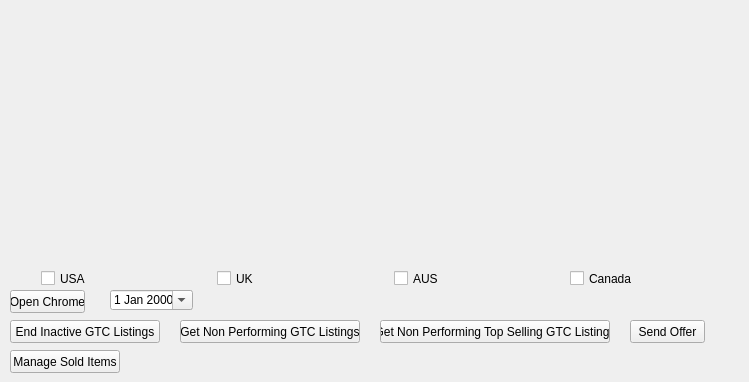
    <widget class="QWidget" name="healthTab">
     <attribute name="title">
      <string>Health BOT</string>
     </attribute>
     <widget class="QWidget" name="healthImage" native="true">
      <property name="geometry">
       <rect>
        <x>9</x>
        <y>0</y>
        <width>701</width>
        <height>251</height>
       </rect>
      </property>
     </widget>
     <widget class="QPushButton" name="openChromeHealth">
      <property name="enabled">
       <bool>true</bool>
      </property>
      <property name="geometry">
       <rect>
        <x>10</x>
        <y>290</y>
        <width>75</width>
        <height>23</height>
       </rect>
      </property>
      <property name="minimumSize">
       <size>
        <width>0</width>
        <height>23</height>
       </size>
      </property>
      <property name="maximumSize">
       <size>
        <width>110</width>
        <height>23</height>
       </size>
      </property>
      <property name="text">
       <string>Open Chrome</string>
      </property>
     </widget>
     <widget class="QPushButton" name="autoEnd">
      <property name="geometry">
       <rect>
        <x>10</x>
        <y>320</y>
        <width>150</width>
        <height>23</height>
       </rect>
      </property>
      <property name="minimumSize">
       <size>
        <width>0</width>
        <height>23</height>
       </size>
      </property>
      <property name="maximumSize">
       <size>
        <width>150</width>
        <height>23</height>
       </size>
      </property>
      <property name="text">
       <string>End Inactive GTC Listings</string>
      </property>
     </widget>
     <widget class="QPushButton" name="autoInform">
      <property name="geometry">
       <rect>
        <x>180</x>
        <y>320</y>
        <width>180</width>
        <height>23</height>
       </rect>
      </property>
      <property name="minimumSize">
       <size>
        <width>0</width>
        <height>23</height>
       </size>
      </property>
      <property name="maximumSize">
       <size>
        <width>180</width>
        <height>23</height>
       </size>
      </property>
      <property name="text">
       <string>Get Non Performing GTC Listings</string>
      </property>
     </widget>
     <widget class="QDateEdit" name="dateEditHealth">
      <property name="geometry">
       <rect>
        <x>110</x>
        <y>290</y>
        <width>83</width>
        <height>20</height>
       </rect>
      </property>
      <property name="calendarPopup">
       <bool>true</bool>
      </property>
     </widget>
     <widget class="QPushButton" name="sendOffer">
      <property name="geometry">
       <rect>
        <x>630</x>
        <y>320</y>
        <width>75</width>
        <height>23</height>
       </rect>
      </property>
      <property name="minimumSize">
       <size>
        <width>0</width>
        <height>23</height>
       </size>
      </property>
      <property name="maximumSize">
       <size>
        <width>110</width>
        <height>23</height>
       </size>
      </property>
      <property name="text">
       <string>Send Offer</string>
      </property>
     </widget>
     <widget class="QCheckBox" name="checkBoxUKHealth">
      <property name="geometry">
       <rect>
        <x>217</x>
        <y>270</y>
        <width>171</width>
        <height>17</height>
       </rect>
      </property>
      <property name="text">
       <string>UK</string>
      </property>
      <property name="checked">
       <bool>false</bool>
      </property>
     </widget>
     <widget class="QCheckBox" name="checkBoxAUSHealth">
      <property name="geometry">
       <rect>
        <x>394</x>
        <y>270</y>
        <width>170</width>
        <height>17</height>
       </rect>
      </property>
      <property name="text">
       <string>AUS</string>
      </property>
      <property name="checked">
       <bool>false</bool>
      </property>
     </widget>
     <widget class="QCheckBox" name="checkBoxUSAHealth">
      <property name="enabled">
       <bool>true</bool>
      </property>
      <property name="geometry">
       <rect>
        <x>41</x>
        <y>270</y>
        <width>170</width>
        <height>17</height>
       </rect>
      </property>
      <property name="text">
       <string>USA</string>
      </property>
      <property name="checked">
       <bool>false</bool>
      </property>
      <property name="tristate">
       <bool>false</bool>
      </property>
     </widget>
     <widget class="QCheckBox" name="checkBoxCANADAHealth">
      <property name="geometry">
       <rect>
        <x>570</x>
        <y>270</y>
        <width>170</width>
        <height>17</height>
       </rect>
      </property>
      <property name="text">
       <string>Canada</string>
      </property>
      <property name="checked">
       <bool>false</bool>
      </property>
     </widget>
     <widget class="QPushButton" name="incremental">
      <property name="geometry">
       <rect>
        <x>380</x>
        <y>320</y>
        <width>230</width>
        <height>23</height>
       </rect>
      </property>
      <property name="minimumSize">
       <size>
        <width>0</width>
        <height>23</height>
       </size>
      </property>
      <property name="maximumSize">
       <size>
        <width>230</width>
        <height>23</height>
       </size>
      </property>
      <property name="text">
       <string>Get Non Performing Top Selling GTC Listings</string>
      </property>
     </widget>
     <widget class="QPushButton" name="manageSoldItem">
      <property name="geometry">
       <rect>
        <x>10</x>
        <y>350</y>
        <width>110</width>
        <height>23</height>
       </rect>
      </property>
      <property name="minimumSize">
       <size>
        <width>0</width>
        <height>23</height>
       </size>
      </property>
      <property name="maximumSize">
       <size>
        <width>110</width>
        <height>23</height>
       </size>
      </property>
      <property name="text">
       <string>Manage Sold Items</string>
      </property>
     </widget>
     <zorder>autoInform</zorder>
     <zorder>autoEnd</zorder>
     <zorder>openChromeHealth</zorder>
     <zorder>dateEditHealth</zorder>
     <zorder>sendOffer</zorder>
     <zorder>healthImage</zorder>
     <zorder>checkBoxUKHealth</zorder>
     <zorder>checkBoxAUSHealth</zorder>
     <zorder>checkBoxUSAHealth</zorder>
     <zorder>checkBoxCANADAHealth</zorder>
     <zorder>incremental</zorder>
     <zorder>manageSoldItem</zorder>
    </widget>
